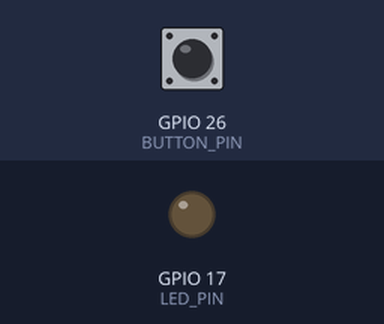
The program below on a simulated Raspberry Pi (BCM pin numbers). On the bench: output pins drawn as LEDs (lit = HIGH). The test bench sets the inputs (shaded band); at power-on: GPIO 26 (BUTTON_PIN) LOW.

Above: at 1.2 s.
1.3 s: GPIO 26 (BUTTON_PIN) pulled HIGH for 0.15 s
At 1.37 s:
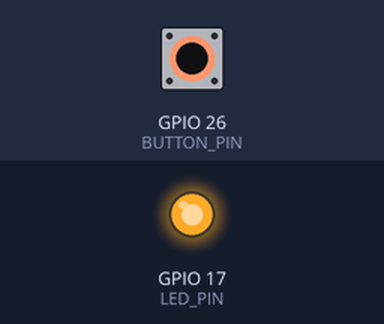
2.9 s: GPIO 26 (BUTTON_PIN) pulled HIGH for 3.2 s
At 6.4 s:
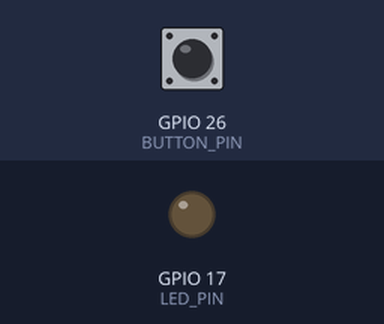
Timing chart, 0 to 7.9 s (numbered marks = the images above; inputs shaded):
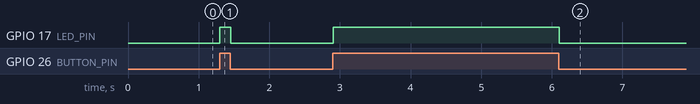

Measured:
- after the input at 1.3 s, GPIO 17 (LED_PIN): LOW → HIGH at once, → LOW 0.15 s later
- after the input at 2.9 s, GPIO 17 (LED_PIN): LOW → HIGH at once, → LOW 3.2 s later

The program:

button_led.py
```python
import RPi.GPIO as GPIO
import time

GPIO.setmode(GPIO.BCM)

BUTTON_PIN = 26
LED_PIN = 17

GPIO.setup(BUTTON_PIN, GPIO.IN)
GPIO.setup(LED_PIN, GPIO.OUT)

while True:
    time.sleep(0.01)
    if GPIO.input(BUTTON_PIN) == GPIO.HIGH:
        GPIO.output(LED_PIN, GPIO.HIGH)
    else:
        GPIO.output(LED_PIN, GPIO.LOW)

GPIO.cleanup()
```
